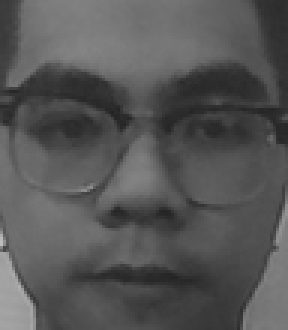
#> input picture IdeaPhatTrien/HinhAnh/phu.png, 96 x 110 px (shown 3 times larger)
$ python LocalBinaryPatternExample.py
#> lines starting #> are read from the running program, lines starting #| are printed output that depends on the picture
import cv2
import numpy as np
from matplotlib import pyplot as plt


def get_pixel(img, center, x, y):
    new_value = 0

    try:
        # If local neighbourhood pixel
        # value is greater than or equal
        # to center pixel values then
        # set it to 1
        if img[x][y] >= center:
            new_value = 1

    except:
        # Exception is required when
        # neighbourhood value of a center
        # pixel value is null i.e. values
        # present at boundaries.
        pass

    return new_value


# Function for calculating LBP
def lbp_calculated_pixel(img, x, y):
    center = img[x][y]

    val_ar = []

    # top_left
    val_ar.append(get_pixel(img, center, x - 1, y - 1))

    # top
    val_ar.append(get_pixel(img, center, x - 1, y))

    # top_right
    val_ar.append(get_pixel(img, center, x - 1, y + 1))

    # right
    val_ar.append(get_pixel(img, center, x, y + 1))

    # bottom_right
    val_ar.append(get_pixel(img, center, x + 1, y + 1))

    # bottom
    val_ar.append(get_pixel(img, center, x + 1, y))

    # bottom_left
    val_ar.append(get_pixel(img, center, x + 1, y - 1))

    # left
    val_ar.append(get_pixel(img, center, x, y - 1))

    # Now, we need to convert binary
    # values to decimal
    power_val = [1, 2, 4, 8, 16, 32, 64, 128]

    val = 0

    for i in range(len(val_ar)):
        val += val_ar[i] * power_val[i]

    return val


path = '../HinhAnh/phu.png'
img_bgr = cv2.imread(path, 1)
#> img_bgr is the input picture: shape (110, 96, 3); mean B, G, R 86, 86, 86

height, width, _ = img_bgr.shape
#> height = 110; width = 96

# We need to convert RGB image
# into gray one because gray
# image has one channel only.
img_gray = cv2.cvtColor(img_bgr,
                        cv2.COLOR_BGR2GRAY)

# Create a numpy array as
# the same height and width
# of RGB image
img_lbp = np.zeros((height, width),
                   np.uint8)

for i in range(0, height):
    for j in range(0, width):
        img_lbp[i, j] = lbp_calculated_pixel(img_gray, i, j)
#> this loop made 110 passes
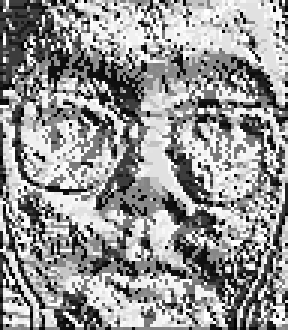
#> img_lbp: shape (110, 96) (shown 3 times larger); min 0, max 255, mean 149.6

print(img_lbp)
#> (printed output is left out)

plt.imshow(img_bgr)
plt.show()

plt.imshow(img_lbp, cmap="gray")
plt.show()

print("LBP Program is finished")

def count_elements(seq) -> dict:
    """Tally elements from `seq`."""
    hist = {}
    for i in seq:
        hist[i] = hist.get(i, 0) + 1
    return hist

count_list = []
for temp in img_lbp:
    for temp2 in temp:
        count_list.append(temp2)
#> this loop made 110 passes

print(count_list)
#> (printed output is left out)
temp_bruh = count_elements(count_list)
#> the loop in count_elements, `for i in seq:` made 10560 passes
#> i on passes 1 to 3: 63, 119, 255
# sorted_items = sorted(bruh)
bruh = dict(sorted(temp_bruh.items()))
print(bruh)
print(bruh.items())
print(bruh.keys())
print(bruh.values())


def lambieudo(show_2):
    from matplotlib import pyplot
    pyplot.bar(show_2.keys(),show_2.values())
    pyplot.xlabel("Gia Tri He 10")
    pyplot.ylabel("So luong")
    pyplot.savefig("rusult.png")
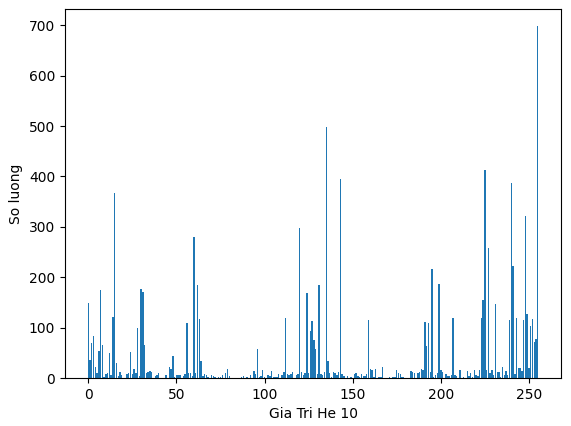
#> figure drawn by matplotlib, 1 panel; tallest bar 698 high, from x = 254.6 to 255.4
    pyplot.show()

lambieudo(bruh)

from collections import OrderedDict
import itertools

ketqua = OrderedDict(sorted(bruh.items(), key=lambda t: t[1],reverse=True))
print("Cac ket qua chiem so luong lon nhat !")
print(ketqua)
